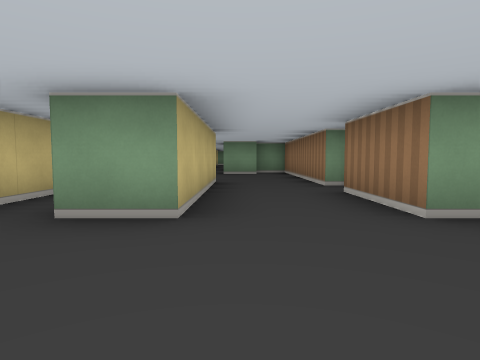
view 1 (above)

19 first-person views from a walk through a cub3D ray-caster map. The camera is about half as high as the walls, tilts 4° down and sees 75° across. The floor is counted in squares. Each view is taken from the middle of a square. On the plan, view 1 faces up. The plan holds only what a view shows up to about 9 squares ahead; the rest is blank.

view 2
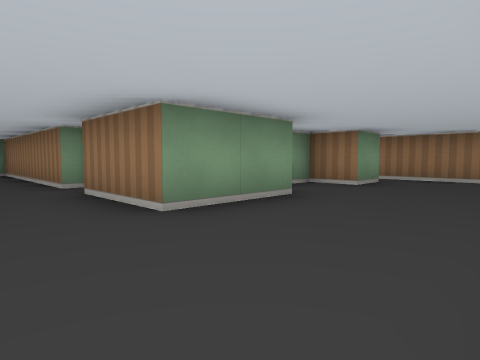

view 3
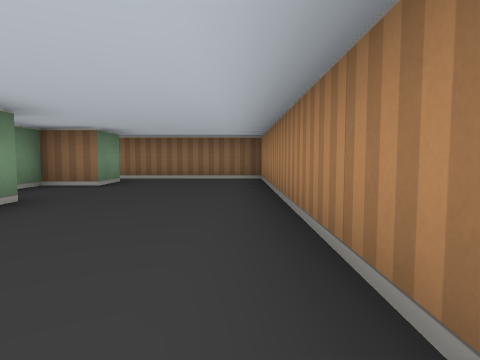

view 4
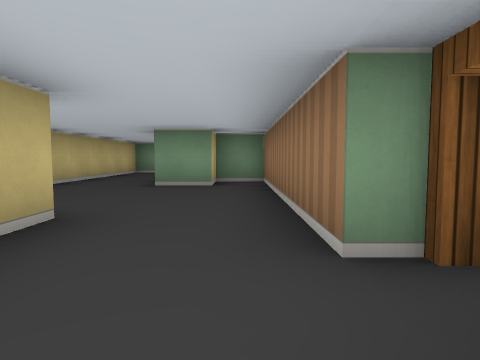

view 5
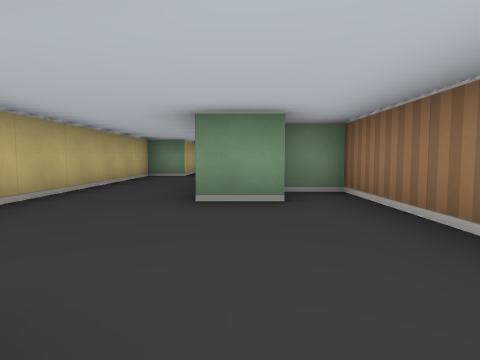

view 6
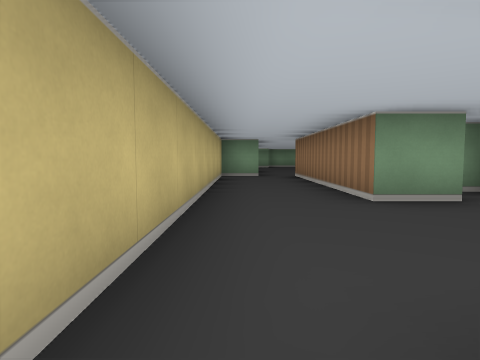

view 7
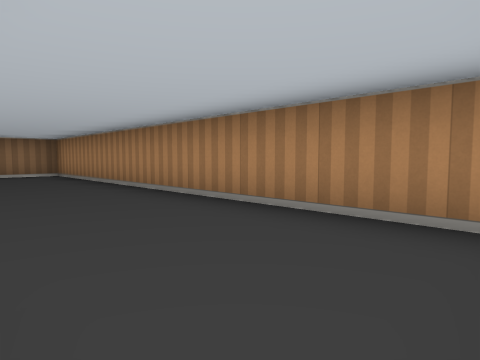

view 8
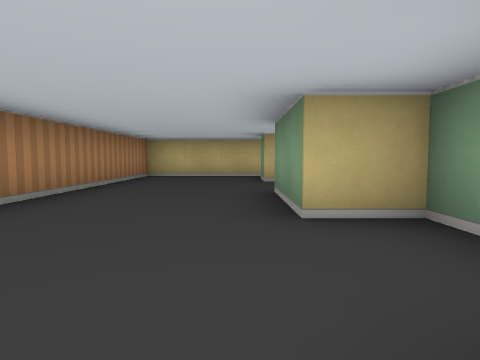

view 9
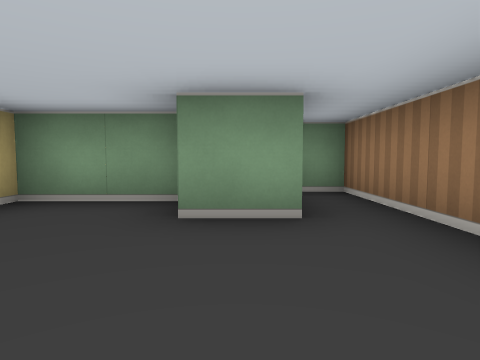

view 10
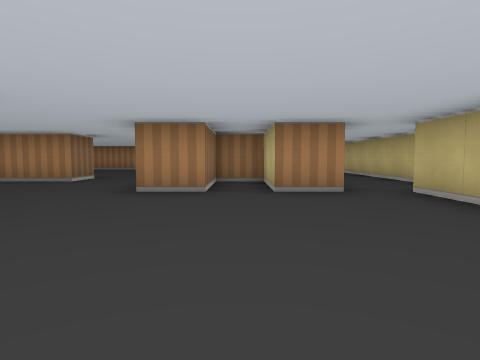

view 11
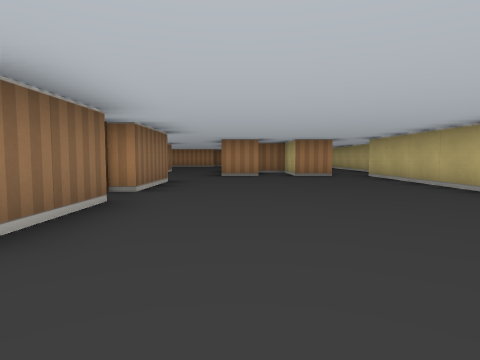

view 12
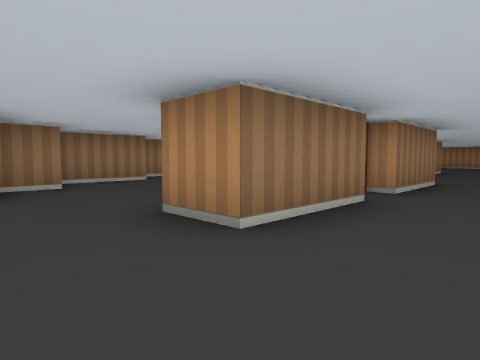

view 13
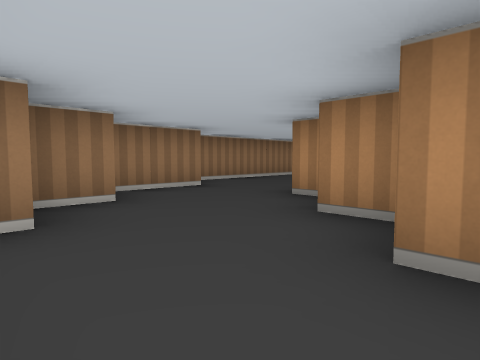

view 14
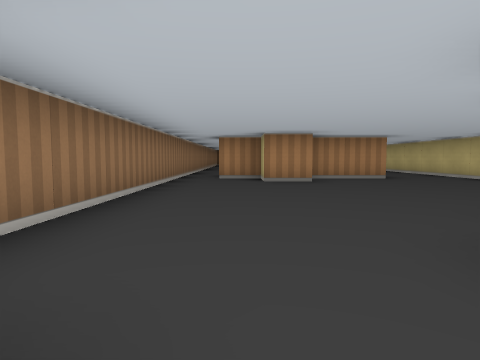

view 15
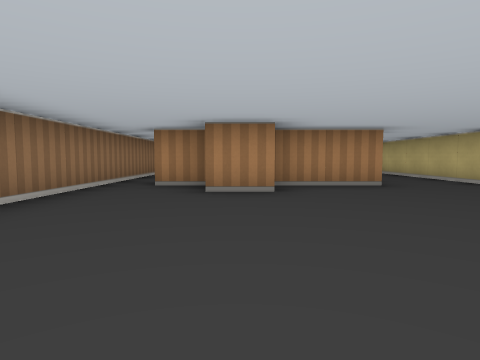

view 16
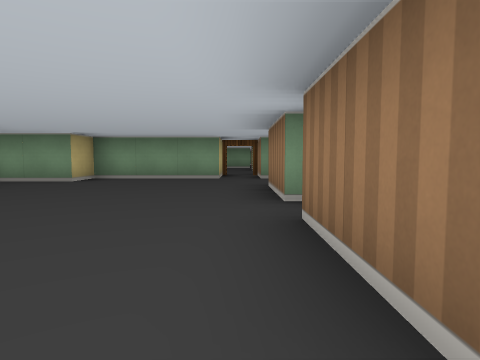

view 17
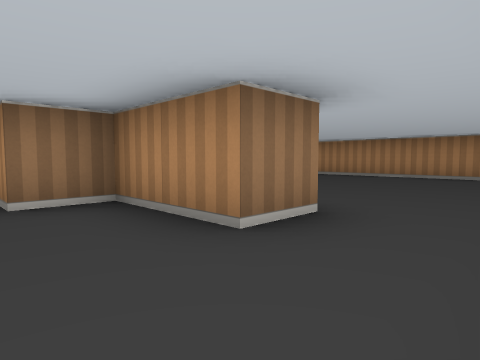

view 18
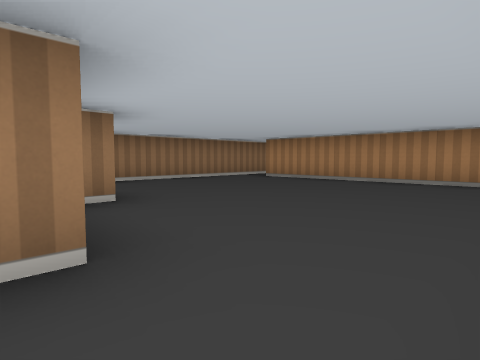

view 19
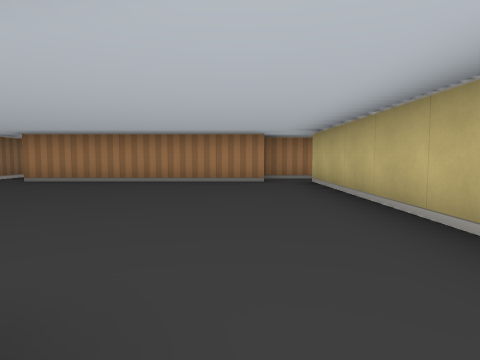

### Floor plan
Ten units are one square. View 1 is at (0, 0); x grows to the right and y downward. Boxes are objects, and circles mark ways between rooms. Rooms are numbered by the first view taken in them; rooms with no view inside come last. Other rooms are left out.
<svg viewBox="-30 -255 130 265">
<path fill="none" stroke="#000" d="M15 -55 15 -105 5 -105 5 -95 -5 -95 -5 -145M-5 -65 -5 -25 -15 -25M-25 -42 -25 5 75 5 75 -45 69 -45M66 -25 55 -25 55 -35 35 -35 35 -25 15 -25 15 -45M-15 -145 -25 -145 -25 -66M35 -194 35 -215M-15 -185 -15 -145M35 -165 35 -185M15 -235 -5 -235 -5 -225 -20 -225M-5 -145 5 -145 5 -125 15 -125 15 -145 25 -145M60 -195 65 -195M85 -194 85 -212M48 -205 55 -205M75 -214 75 -224M35 -215 45 -215M25 -129 25 -114M45 -114 45 -125 65 -125 65 -135 75 -135 75 -125 85 -125M95 -115 95 -190M35 -236 35 -248M25 -249 25 -235 15 -235M65 -104 65 -109M35 -55 85 -55M25 -114 25 -55M22 -45 35 -45M95 -40 95 -115"/>
<circle cx="-10" cy="-140" r="3" fill="#2a7"/>
<circle cx="20" cy="-50" r="3" fill="#2a7"/>
<circle cx="30" cy="-155" r="3" fill="#2a7"/>
<circle cx="30" cy="-227" r="3" fill="#2a7"/>
<circle cx="35" cy="-120" r="3" fill="#2a7"/>
<circle cx="90" cy="-120" r="3" fill="#2a7"/>
<text x="10" y="-50">1</text>
<text x="10" y="-190">2</text>
<text x="60" y="-170">3</text>
<text x="60" y="-80">4</text>
</svg>
Room 1 opens to room 2. Room 1 opens to room 4. Room 2 opens to room 3. Room 3 opens to room 4.

Where each view was taken, in squares from view 1:
view 1: 0 up, 0 right, facing up
view 2: 0 up, 0 right, facing up-right
view 3: 0 up, 0 right, facing right
view 4: 4 up, 1 right, facing up
view 5: 6 up, 0 right, facing up
view 6: 6 up, 2 left, facing up
view 7: 2 up, 2 left, facing down-right
view 8: 2 up, 6 right, facing left
view 9: 0 up, 6 right, facing up
view 10: 19 up, 1 right, facing down
view 11: 23 up, 2 right, facing down
view 12: 23 up, 2 right, facing down-right
view 13: 23 up, 4 right, facing down-right
view 14: 20 up, 8 right, facing down
view 15: 18 up, 7 right, facing down
view 16: 16 up, 3 right, facing up
view 17: 14 up, 3 right, facing down-right
view 18: 12 up, 3 right, facing down-right
view 19: 12 up, 4 right, facing down
